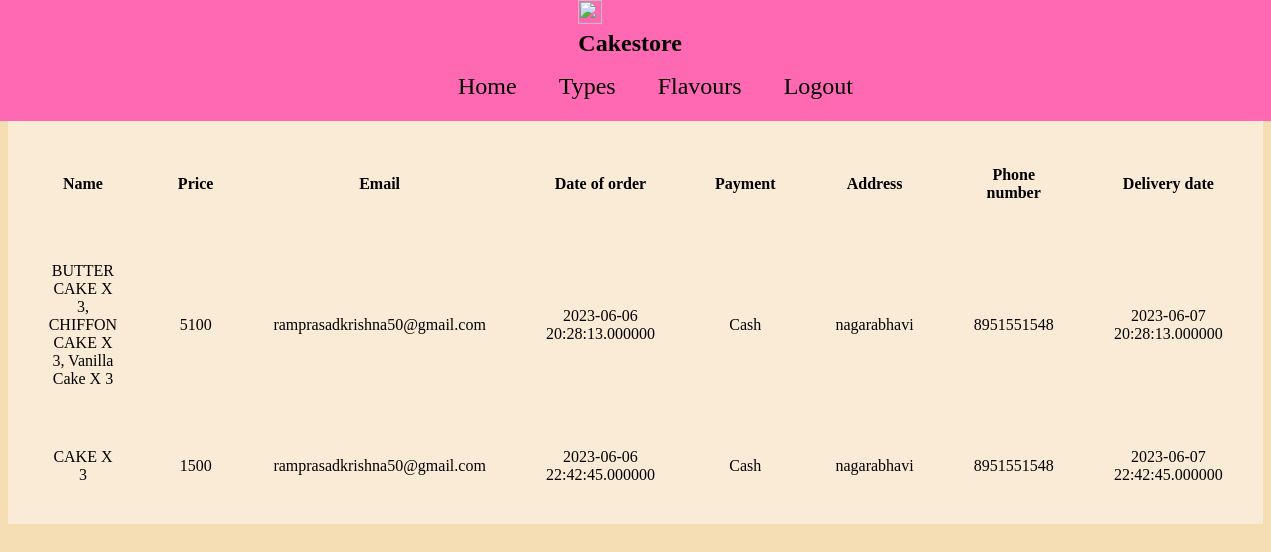
The app's page /admin.php with its own data.
### tables this page shows
CREATE TABLE `orders` (
  `name` varchar(300) DEFAULT NULL,
  `price` int(5) DEFAULT NULL,
  `email` varchar(50) DEFAULT NULL,
  `d` datetime(6) NOT NULL,
  `payment` varchar(20) NOT NULL,
  `address` varchar(300) NOT NULL,
  `delivery` datetime(6) NOT NULL,
  `phno` bigint(10) NOT NULL
);

### admin.php (the view, shortened to what this page needs)
<?php
include 'connect.php';
?>
<!DOCTYPE html>
<html lang="en">
<head>
    <link rel="stylesheet" href="style.css">
</head>
<body style="background-color: wheat;">
    <div class="heading">
        <div class="logo"><img src="https://cdn.iconscout.com/icon/free/png-256/free-cake-1582399-1343940.png" width="24px" height="24px"> Cakestore </img></div>
        <ul class="nav">
            <li><a class="link" href="index.php"> Home </a></li>&nbsp;&nbsp;&nbsp;&nbsp;&nbsp;&nbsp;&nbsp;&nbsp;
            <li><a class="link" href="edittypes.php"> Types </a></li>&nbsp;&nbsp;&nbsp;&nbsp;&nbsp;&nbsp;&nbsp;&nbsp;
            <li><a class="link" href="editflavours.php"> Flavours </a></li>&nbsp;&nbsp;&nbsp;&nbsp;&nbsp;&nbsp;&nbsp;&nbsp;
            <li><a class="link" href="logout.php"> Logout </a></li><br>
        </ul>
    </div>
    <div class="cat"><br>
        <table cellspacing="20px" cellpadding="20px" width="100%" style="text-align:center;">
            <tr>
                <th>Name</th>
                <th>Price</th>
                <th>Email</th>
                <th>Date of order</th>
                <th>Payment</th>
                <th>Address</th>
                <th>Phone number</th>
                <th>Delivery date</th>
            </tr>
            <?php
                $sql="SELECT * FROM `orders`";
                $stmt=$conn->prepare($sql);
                $stmt->execute();
                $result=$stmt->get_result();
                while($row = $result->fetch_assoc()){
                ?>
                    <tr>
                        <td><?php echo $row['name']; ?></td>
                        <td><?php echo $row['price']; ?></td>
                        <td><?php echo $row['email']; ?></td>
                        <td><?php echo $row['d']; ?></td>
                        <td><?php echo $row['payment']; ?></td>
                        <td><?php echo $row['address']; ?></td>
                        <td><?php echo $row['phno']; ?></td>
                        <td><?php echo $row['delivery']; ?></td>
                    </tr>
            <?php
                }
            ?>
        </table>
    </div>
</body>
</html>

### style.css (style rules this page uses)
.heading { background-color: rgb(255, 105, 180); position: fixed; top: 0; right: 0; left: 0; }
.logo { color: black; font-size: 24px; font-weight: bold; display: block; margin-left: auto; margin-right: auto; width: 9%; }
.link { text-decoration: none; font-size: 1.5em; color:black; }
.nav { text-align: center; }
.nav li { display: inline; list-style-type: none; }
.cat { padding-top: 100px; background-color: antiquewhite; }

### records on screen
orders: name "BUTTER CAKE X 3, CHIFFON CAKE X 3, Vanilla Cake X 3", price "5100", email "ramprasadkrishna50@gmail.com", d "2023-06-06 20:28:13.000000", payment "Cash", address "nagarabhavi", phno "8951551548", delivery "2023-06-07 20:28:13.000000"
orders: name "CAKE X 3", price "1500", email "ramprasadkrishna50@gmail.com", d "2023-06-06 22:42:45.000000", payment "Cash", address "nagarabhavi", phno "8951551548", delivery "2023-06-07 22:42:45.000000"
